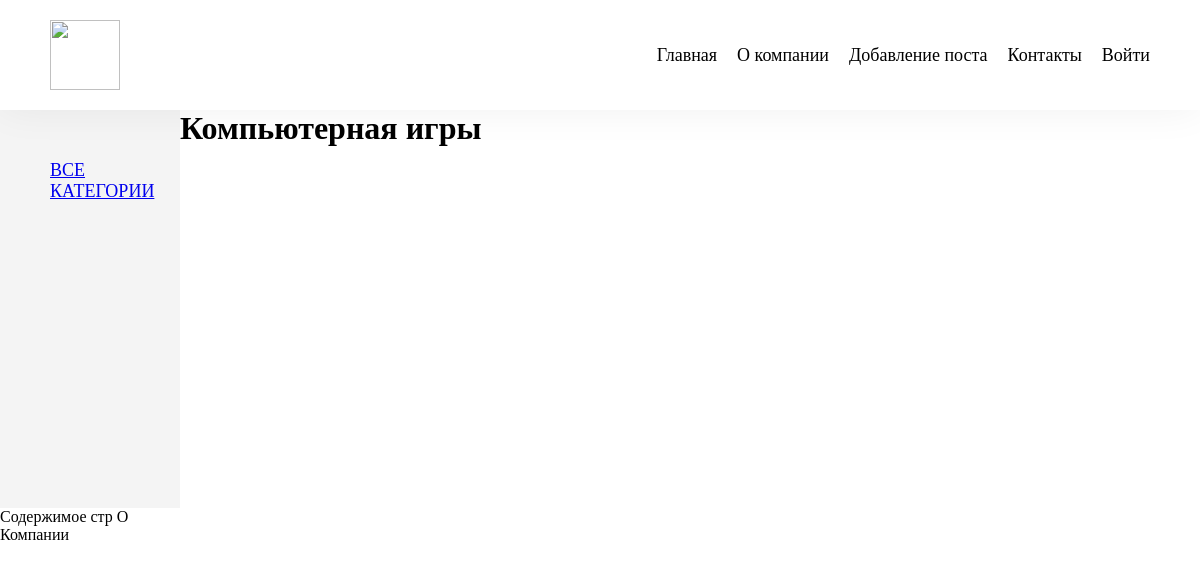
/about/, run on an earlier commit of the app's database.
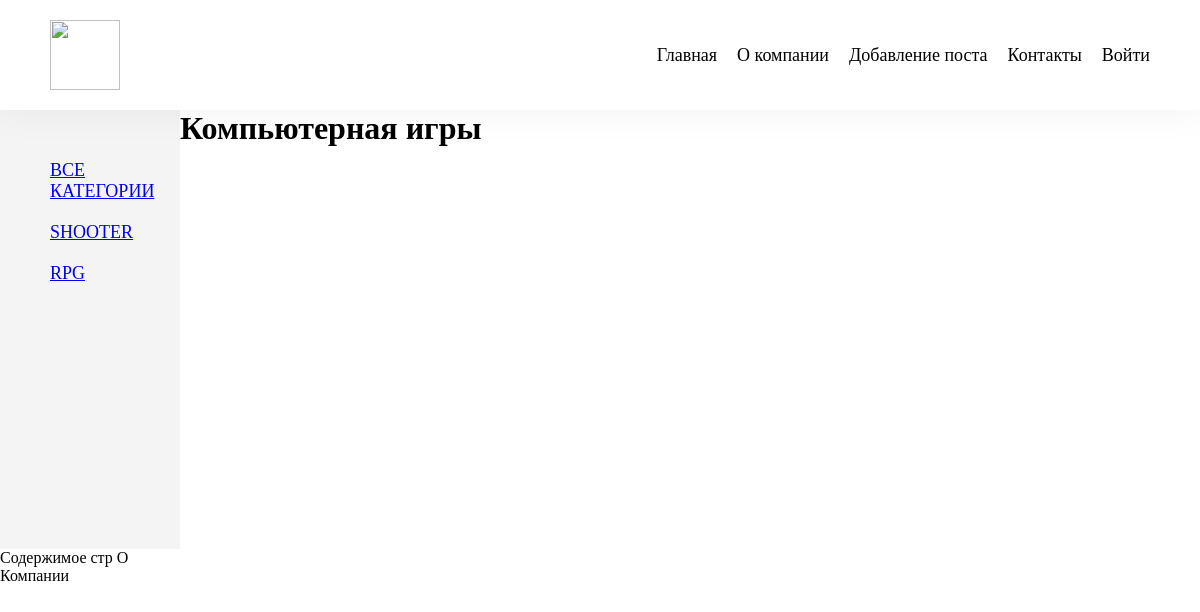
And on a later commit of the database.
### index/models.py (models this page shows, shortened)
class Category(models.Model):
    name = models.CharField(max_length=100, db_index=True, verbose_name='Категория')
    slug = models.SlugField(max_length=255, unique=True, db_index=True, verbose_name='URL')
    def get_absolute_url(self):
        return reverse('category', kwargs={'cat_id': self.pk})
    class Meta:
        verbose_name = 'Категория'
        verbose_name_plural = 'Категории'
        ordering = ['id']

### index/views.py (the view)
# urls.py: path('about/', about, name='about'),
def about(request):
    context = {
        'title':'Компьютерная игры',
    }
    return render(request, 'index/about.html', context=context)

### index/templatetags/index_tags.py (called while the page is built)
@register.inclusion_tag('index/list_categories.html')
def show_categories(sort=None, cat_selected=0):
    if not sort:
        cats = Category.objects.all()
    else:
        cats = Category.objects.order_by(sort)
    return {'cats': cats, 'cat_selected': cat_selected}

@register.inclusion_tag('index/header.html')
def show_header():
    menu = [
        {'title': 'Главная', 'url_name': 'home'},
        {'title': 'О компании', 'url_name': 'about'},
        {'title': 'Добавление поста', 'url_name': 'addpost'},
        {'title': 'Контакты', 'url_name': 'contact'},
        {'title': 'Войти', 'url_name': 'login'}
    ]
    return {'menu': menu}

### index/templates/index/about.html
{% extends 'index/base.html' %}
{% block content %}
    <h1>{{ title }}</h1>
    <p>Содержимое стр О Компании</p>
{% endblock %}

### index/templates/index/list_categories.html
{% for cat in cats %}
    {% if cat.pk == cat_selected %}
        <li class="selected">{{ cat.name }}</li>
    {% else %}
        <li><a href="{{ cat.get_absolute_url }}">{{ cat.name }}</a></li>
    {% endif %}
{% endfor %}

What changed in the data, as far as the page shows it:
added Category: name "SHOOTER"
added Category: name "RPG"
